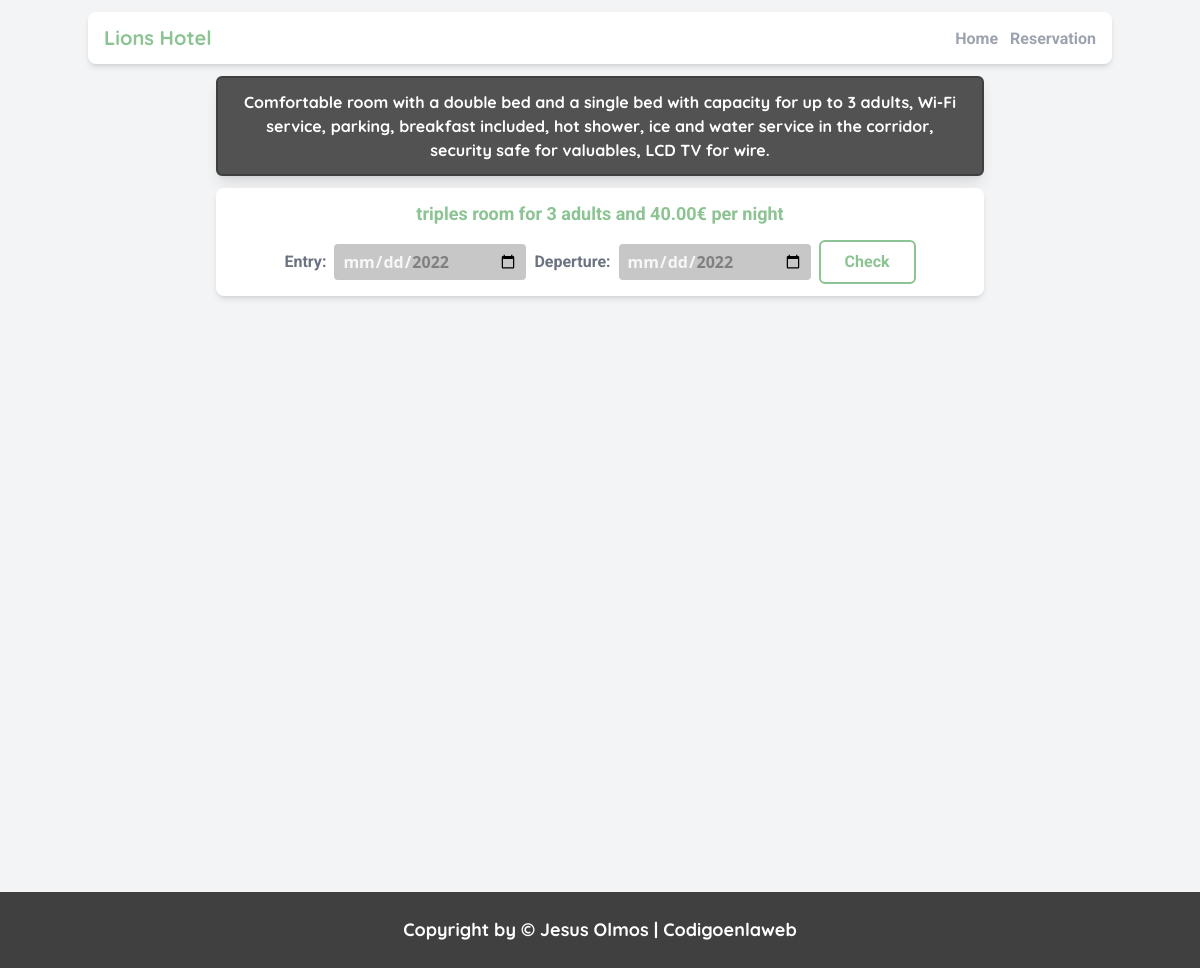
/typeofroom/3/, run on the app's committed database.
### apps/TypeOfRoom/models.py (models this page shows, shortened)
class TypeOfRoom(models.Model):
    category = models.CharField(verbose_name="Category", max_length=20)
    number_of_people = models.IntegerField(verbose_name="Number of people")
    price = models.DecimalField(verbose_name="Price", max_digits=5, decimal_places=2)
    description = models.TextField(verbose_name="Description", blank=True, null=True)
    class Meta:
        verbose_name = 'TypeOfRoom'
        verbose_name_plural = 'TypeOfRooms'

### apps/TypeOfRoom/views.py (the view, shortened to what this page needs)
# urls.py: path('<pk>/', RoomAvaibleDetailView.as_view(), name="room_avaible"),
class RoomAvaibleDetailView(DetailView):
    context_object_name = 'type_of_room'
    model = TypeOfRoom
    template_name = "type_of_room/room_avaible.html"
    success_url = reverse_lazy("home:dashboard")
    def get_context_data(self,**kwargs):
        context = super(RoomAvaibleDetailView, self).get_context_data(**kwargs)
        category = self.kwargs.get('pk')
        entry_date = self.request.GET.get('entry_date')
        deperture_date = self.request.GET.get('deperture_date')
        context['min_date'] = date.today().strftime("%Y-%m-%d")
        context['entry_date'] = entry_date
        context['deperture_date'] = deperture_date
        return context

### templates/type_of_room/room_avaible.html (shortened to what this page needs)
{% extends 'modules/base.html' %}
{% load static %}
{% block main_content %}
<main class="px-2 md:px-4 min-h-screen">
    {% if type_of_room.description != None and type_of_room.description != "" and type_of_room.description|length > 8  %}
    <article class="animate__animated animate__backInLeft max-w-screen-md mx-auto px-2 py-2 md:py-3 md:px-4 bg-neutral-600 border-2 border-solid shadow-lg border-neutral-700 rounded-md text-center">
        <h2 class="text-white font-bold font-quicksand">
            {{type_of_room.description}}
        </h2>
    </article>
    {% endif %}
    <form method="get" class="animate__animated animate__slow animate__fadeIn containermd flex flex-col md:flex-row items-center md:flex-wrap md:justify-center">
        {% if type_of_room.number_of_people > 1 %}
        <h3 class="md:w-full md:mb-3 text-center mb-2 text-lg font-roboto font-bold text-principalgreen">{{type_of_room.category}} room for {{type_of_room.number_of_people}} adults and {{type_of_room.price}}€ per night</h3>
        {% else %}
        <h3 class="md:w-full md:mb-3 text-center mb-2 text-lg font-roboto font-bold text-principalgreen">{{type_of_room.category}} room for an adult and {{type_of_room.price}}€ per night</h3>
        {% endif %}
        <label class="mr-2 text-gray-500 font-bold font-roboto" for="entry_date">Entry:</label>
        <input class="md:mr-2 md:mb-0 h-9 w-48 mb-2 bg-secondarygray rounded px-2 text-textinputfield font-bold outline-principalgreen outline-2" type="date" name="entry_date" id="entry_date" min="{{min_date}}" max="2022-12-31" required>
        <label class="mr-2 text-gray-500 font-bold font-roboto" for="deperture_date">Deperture:</label>
        <input class="md:mr-2 md:mb-0 h-9 w-48 mb-2 bg-secondarygray rounded px-2 text-textinputfield font-bold outline-principalgreen" type="date" name="deperture_date" id="deperture_date" min="{{min_date}}" max="2022-12-31" required>
        <input class="buttonpricipal px-6" type="submit" value="Check">
    </form>
</main class="px-2 md:px-4">
{% endblock main_content %}

### data on the page
TypeOfRoom: description "Comfortable room with a double bed and a single bed with capacity for up to 3 adults, Wi-Fi service, parking, breakfast included, hot shower, ice and water service in the corridor, security safe for valuables, LCD TV for wire.", category "triples", number_of_people "3", price "40.00"
